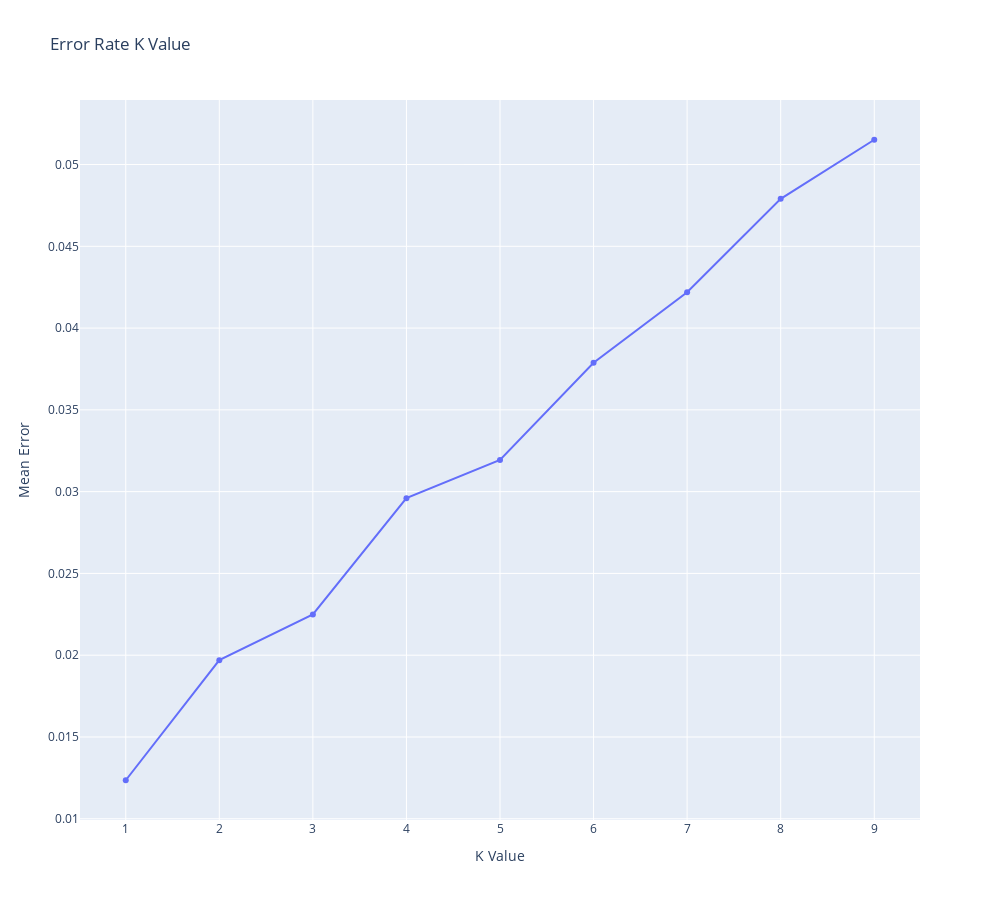

Here is the notebook cell this chart was saved with:
### Code cell
import plotly.graph_objects as go
fig = go.Figure(data=go.Scatter(x=ls, y=error))
fig.update_layout(title='Error Rate K Value',
                   xaxis_title='K Value',
                   yaxis_title='Mean Error',height=900,width=1000)
fig.show()

### Figure 1 — Plotly figure (JSON) as saved in the notebook; plotly's stock layout.template omitted (floating-point values rounded to 4 significant figures)
{"data": [{"type": "scatter", "x": [1, 2, 3, 4, 5, 6, 7, 8, 9], "y": [0.01235, 0.0197, 0.02249, 0.0296, 0.03193, 0.03788, 0.04219, 0.0479, 0.05152]}], "layout": {"height": 900, "title": {"text": "Error Rate K Value"}, "width": 1000, "xaxis": {"title": {"text": "K Value"}}, "yaxis": {"title": {"text": "Mean Error"}}}}
